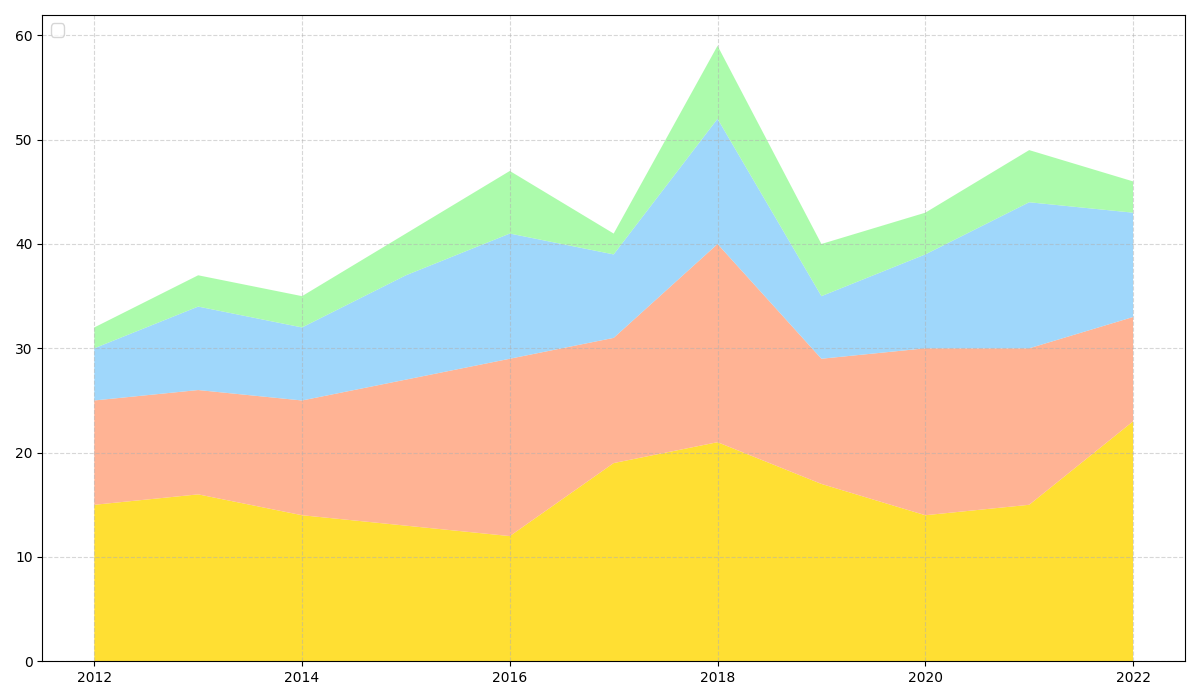

Reproduce this figure in Python.
import matplotlib.pyplot as plt
import numpy as np

years = np.arange(2012, 2023)

sparrows = np.array([15, 16, 14, 13, 12, 19, 21, 17, 14, 15, 23])
robins = np.array([10, 10, 11, 14, 17, 12, 19, 12, 16, 15, 10])
blue_jays = np.array([5, 8, 7, 10, 12, 8, 12, 6, 9, 14, 10])
eagles = np.array([2, 3, 3, 4, 6, 2, 7, 5, 4, 5, 3])

data = np.vstack([sparrows, robins, blue_jays, eagles])

fig, ax = plt.subplots(figsize=(12, 7))
ax.stackplot(years, data,
             colors=['#FFD700', '#FFA07A', '#87CEFA', '#98FB98'], alpha=0.8)

ax.legend(loc='upper left', fontsize=12)
ax.grid(True, linestyle='--', alpha=0.5)

plt.tight_layout()
plt.show()
